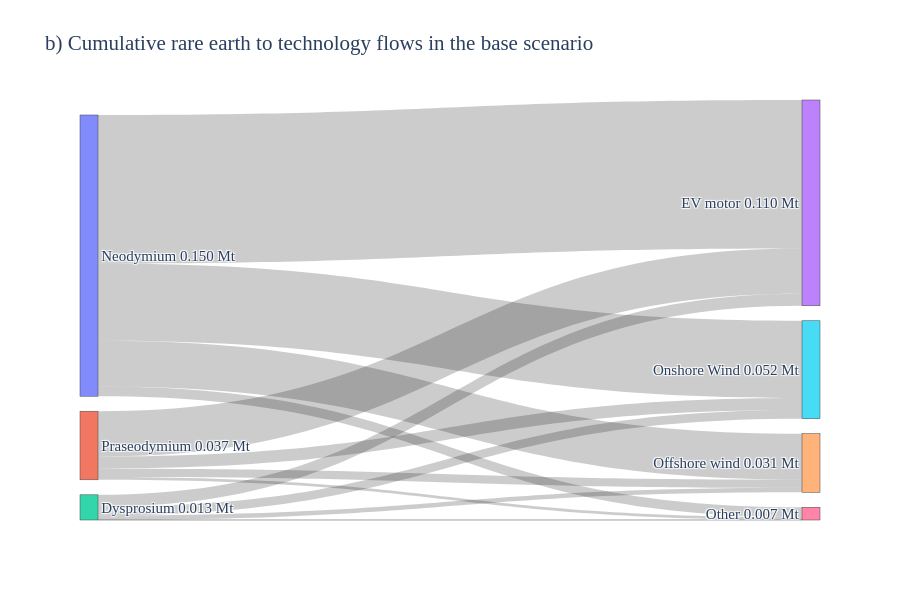

The cell this chart's notebook holds for it:
### Code cell
network_key = sample_base_2h_irena_phs

df_merged, totals_Mt = compute_mineral_usage(network_key, n, rare_earths, "Market share current", mineral_intensities, tech_scenarios)

# assuming `criticality` DataFrame exists and includes
# "GeoPolRisk Characterization Factor [eq. Kg-Cu/Kg]" and a mineral name column
plot_mineral_to_tech_sankey(
    df_merged,
    rare_earths,
    tech_col="carrier_renamed",
    network_name=network_key,
    mode='mass',
    # criticality_df=criticality,
    criticality_min_col=None,   # or the actual mineral name column in your `criticality` DF
    criticality_score_col="GeoPolRisk Characterization Factor [eq. Kg-Cu/Kg]",
    fmt_decimals=3,
    min_tech_share=0.05, 
    title = "b) Cumulative rare earth to technology flows in the base scenario"
)

### Figure 1 — Plotly figure (JSON) as saved in the notebook; plotly's stock layout.template omitted (floating-point values rounded to 4 significant figures)
{"data": [{"link": {"customdata": ["Dysprosium → EV motor: 0.006 Mt", "Dysprosium → Offshore wind: 0.002 Mt", "Dysprosium → Onshore Wind: 0.005 Mt", "Dysprosium → Other: 0.000 Mt", "Neodymium → EV motor: 0.079 Mt", "Neodymium → Offshore wind: 0.024 Mt", "Neodymium → Onshore Wind: 0.041 Mt", "Neodymium → Other: 0.005 Mt", "Praseodymium → EV motor: 0.024 Mt", "Praseodymium → Offshore wind: 0.004 Mt", "Praseodymium → Onshore Wind: 0.007 Mt", "Praseodymium → Other: 0.002 Mt"], "source": [2, 2, 2, 2, 0, 0, 0, 0, 1, 1, 1, 1], "target": [3, 4, 5, 6, 3, 4, 5, 6, 3, 4, 5, 6], "value": [0.006447, 0.002387, 0.004606, 3.122e-05, 0.0794, 0.0245, 0.04124, 0.005223, 0.02417, 0.004414, 0.006525, 0.001562]}, "node": {"customdata": [0.1504, 0.03667, 0.01347, 0.11, 0.0313, 0.05237, 0.006816], "label": ["Neodymium\n0.150 Mt", "Praseodymium\n0.037 Mt", "Dysprosium\n0.013 Mt", "EV motor\n0.110 Mt", "Offshore wind\n0.031 Mt", "Onshore Wind\n0.052 Mt", "Other\n0.007 Mt"], "pad": 15, "thickness": 18}, "type": "sankey"}], "layout": {"font": {"family": "Georgia, serif, Arial, sans-serif", "size": 15}, "height": 600, "title": {"text": "b) Cumulative rare earth to technology flows in the base scenario"}, "width": 900}}
